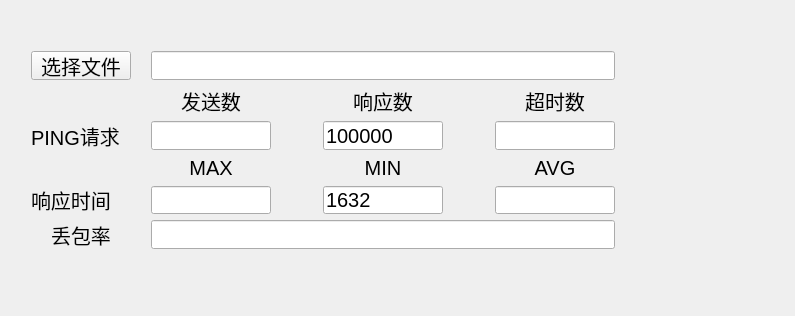
<?xml version="1.0" encoding="UTF-8"?>
<ui version="4.0">
 <class>Widget</class>
 <widget class="QWidget" name="Widget">
  <property name="geometry">
   <rect>
    <x>0</x>
    <y>0</y>
    <width>795</width>
    <height>316</height>
   </rect>
  </property>
  <property name="windowTitle">
   <string>Widget</string>
  </property>
  <widget class="QWidget" name="">
   <property name="geometry">
    <rect>
     <x>20</x>
     <y>40</y>
     <width>606</width>
     <height>220</height>
    </rect>
   </property>
   <layout class="QGridLayout" name="gridLayout">
    <item row="0" column="0">
     <widget class="QPushButton" name="sel_fileBt">
      <property name="minimumSize">
       <size>
        <width>100</width>
        <height>0</height>
       </size>
      </property>
      <property name="font">
       <font>
        <pointsize>15</pointsize>
       </font>
      </property>
      <property name="text">
       <string>选择文件</string>
      </property>
     </widget>
    </item>
    <item row="0" column="1">
     <spacer name="horizontalSpacer_6">
      <property name="orientation">
       <enum>Qt::Horizontal</enum>
      </property>
      <property name="sizeHint" stdset="0">
       <size>
        <width>13</width>
        <height>20</height>
       </size>
      </property>
     </spacer>
    </item>
    <item row="0" column="2" colspan="5">
     <widget class="QLineEdit" name="filepathEdit">
      <property name="sizePolicy">
       <sizepolicy hsizetype="Expanding" vsizetype="Fixed">
        <horstretch>0</horstretch>
        <verstretch>0</verstretch>
       </sizepolicy>
      </property>
      <property name="minimumSize">
       <size>
        <width>400</width>
        <height>0</height>
       </size>
      </property>
      <property name="font">
       <font>
        <pointsize>15</pointsize>
       </font>
      </property>
      <property name="frame">
       <bool>true</bool>
      </property>
      <property name="readOnly">
       <bool>true</bool>
      </property>
     </widget>
    </item>
    <item row="1" column="2">
     <widget class="QLabel" name="label">
      <property name="font">
       <font>
        <pointsize>15</pointsize>
       </font>
      </property>
      <property name="text">
       <string>发送数</string>
      </property>
      <property name="alignment">
       <set>Qt::AlignCenter</set>
      </property>
     </widget>
    </item>
    <item row="1" column="4">
     <widget class="QLabel" name="label_7">
      <property name="font">
       <font>
        <pointsize>15</pointsize>
       </font>
      </property>
      <property name="text">
       <string>响应数</string>
      </property>
      <property name="alignment">
       <set>Qt::AlignCenter</set>
      </property>
     </widget>
    </item>
    <item row="1" column="5" rowspan="2">
     <spacer name="horizontalSpacer_2">
      <property name="orientation">
       <enum>Qt::Horizontal</enum>
      </property>
      <property name="sizeHint" stdset="0">
       <size>
        <width>40</width>
        <height>20</height>
       </size>
      </property>
     </spacer>
    </item>
    <item row="1" column="6">
     <widget class="QLabel" name="label_4">
      <property name="font">
       <font>
        <pointsize>15</pointsize>
       </font>
      </property>
      <property name="text">
       <string>超时数</string>
      </property>
      <property name="alignment">
       <set>Qt::AlignCenter</set>
      </property>
     </widget>
    </item>
    <item row="2" column="0">
     <widget class="QLabel" name="label_8">
      <property name="font">
       <font>
        <pointsize>15</pointsize>
       </font>
      </property>
      <property name="text">
       <string>PING请求</string>
      </property>
     </widget>
    </item>
    <item row="2" column="2">
     <widget class="QLineEdit" name="ping_sendEdit">
      <property name="minimumSize">
       <size>
        <width>50</width>
        <height>0</height>
       </size>
      </property>
      <property name="maximumSize">
       <size>
        <width>120</width>
        <height>16777215</height>
       </size>
      </property>
      <property name="font">
       <font>
        <pointsize>15</pointsize>
       </font>
      </property>
      <property name="text">
       <string/>
      </property>
      <property name="readOnly">
       <bool>true</bool>
      </property>
     </widget>
    </item>
    <item row="2" column="3">
     <spacer name="horizontalSpacer">
      <property name="orientation">
       <enum>Qt::Horizontal</enum>
      </property>
      <property name="sizeHint" stdset="0">
       <size>
        <width>40</width>
        <height>20</height>
       </size>
      </property>
     </spacer>
    </item>
    <item row="2" column="4">
     <widget class="QLineEdit" name="ping_ackEdit">
      <property name="minimumSize">
       <size>
        <width>50</width>
        <height>0</height>
       </size>
      </property>
      <property name="maximumSize">
       <size>
        <width>120</width>
        <height>16777215</height>
       </size>
      </property>
      <property name="font">
       <font>
        <pointsize>15</pointsize>
       </font>
      </property>
      <property name="text">
       <string>100000</string>
      </property>
     </widget>
    </item>
    <item row="2" column="6">
     <widget class="QLineEdit" name="ping_timeoutEdit">
      <property name="minimumSize">
       <size>
        <width>50</width>
        <height>0</height>
       </size>
      </property>
      <property name="maximumSize">
       <size>
        <width>120</width>
        <height>16777215</height>
       </size>
      </property>
      <property name="font">
       <font>
        <pointsize>15</pointsize>
       </font>
      </property>
      <property name="text">
       <string/>
      </property>
      <property name="readOnly">
       <bool>true</bool>
      </property>
     </widget>
    </item>
    <item row="3" column="2">
     <widget class="QLabel" name="label_9">
      <property name="font">
       <font>
        <pointsize>15</pointsize>
       </font>
      </property>
      <property name="text">
       <string>MAX</string>
      </property>
      <property name="alignment">
       <set>Qt::AlignCenter</set>
      </property>
     </widget>
    </item>
    <item row="3" column="4">
     <widget class="QLabel" name="label_5">
      <property name="font">
       <font>
        <pointsize>15</pointsize>
       </font>
      </property>
      <property name="text">
       <string>MIN</string>
      </property>
      <property name="alignment">
       <set>Qt::AlignCenter</set>
      </property>
     </widget>
    </item>
    <item row="3" column="6">
     <widget class="QLabel" name="label_6">
      <property name="font">
       <font>
        <pointsize>15</pointsize>
       </font>
      </property>
      <property name="text">
       <string>AVG</string>
      </property>
      <property name="alignment">
       <set>Qt::AlignCenter</set>
      </property>
     </widget>
    </item>
    <item row="4" column="0">
     <widget class="QLabel" name="label_10">
      <property name="font">
       <font>
        <pointsize>15</pointsize>
       </font>
      </property>
      <property name="text">
       <string>响应时间</string>
      </property>
     </widget>
    </item>
    <item row="4" column="2">
     <widget class="QLineEdit" name="ack_time_maxEdit">
      <property name="minimumSize">
       <size>
        <width>50</width>
        <height>0</height>
       </size>
      </property>
      <property name="maximumSize">
       <size>
        <width>120</width>
        <height>16777215</height>
       </size>
      </property>
      <property name="font">
       <font>
        <pointsize>15</pointsize>
       </font>
      </property>
      <property name="text">
       <string/>
      </property>
      <property name="readOnly">
       <bool>true</bool>
      </property>
     </widget>
    </item>
    <item row="4" column="3">
     <spacer name="horizontalSpacer_3">
      <property name="orientation">
       <enum>Qt::Horizontal</enum>
      </property>
      <property name="sizeHint" stdset="0">
       <size>
        <width>40</width>
        <height>20</height>
       </size>
      </property>
     </spacer>
    </item>
    <item row="4" column="4">
     <widget class="QLineEdit" name="ack_time_minEdit">
      <property name="minimumSize">
       <size>
        <width>50</width>
        <height>0</height>
       </size>
      </property>
      <property name="maximumSize">
       <size>
        <width>120</width>
        <height>16777215</height>
       </size>
      </property>
      <property name="font">
       <font>
        <pointsize>15</pointsize>
       </font>
      </property>
      <property name="text">
       <string>1632</string>
      </property>
      <property name="readOnly">
       <bool>true</bool>
      </property>
     </widget>
    </item>
    <item row="4" column="5">
     <spacer name="horizontalSpacer_4">
      <property name="orientation">
       <enum>Qt::Horizontal</enum>
      </property>
      <property name="sizeHint" stdset="0">
       <size>
        <width>40</width>
        <height>20</height>
       </size>
      </property>
     </spacer>
    </item>
    <item row="4" column="6">
     <widget class="QLineEdit" name="ack_time_avg_Edit">
      <property name="minimumSize">
       <size>
        <width>50</width>
        <height>0</height>
       </size>
      </property>
      <property name="maximumSize">
       <size>
        <width>120</width>
        <height>16777215</height>
       </size>
      </property>
      <property name="font">
       <font>
        <pointsize>15</pointsize>
       </font>
      </property>
     </widget>
    </item>
    <item row="5" column="0">
     <widget class="QLabel" name="label_3">
      <property name="font">
       <font>
        <pointsize>15</pointsize>
       </font>
      </property>
      <property name="text">
       <string>丢包率</string>
      </property>
      <property name="alignment">
       <set>Qt::AlignCenter</set>
      </property>
     </widget>
    </item>
    <item row="5" column="1">
     <spacer name="horizontalSpacer_5">
      <property name="orientation">
       <enum>Qt::Horizontal</enum>
      </property>
      <property name="sizeHint" stdset="0">
       <size>
        <width>13</width>
        <height>20</height>
       </size>
      </property>
     </spacer>
    </item>
    <item row="5" column="2" colspan="5">
     <widget class="QLineEdit" name="lost_rateEdit">
      <property name="minimumSize">
       <size>
        <width>400</width>
        <height>0</height>
       </size>
      </property>
      <property name="font">
       <font>
        <pointsize>15</pointsize>
       </font>
      </property>
      <property name="frame">
       <bool>true</bool>
      </property>
      <property name="readOnly">
       <bool>true</bool>
      </property>
     </widget>
    </item>
   </layout>
  </widget>
 </widget>
 <layoutdefault spacing="6" margin="11"/>
 <resources/>
 <connections/>
</ui>
